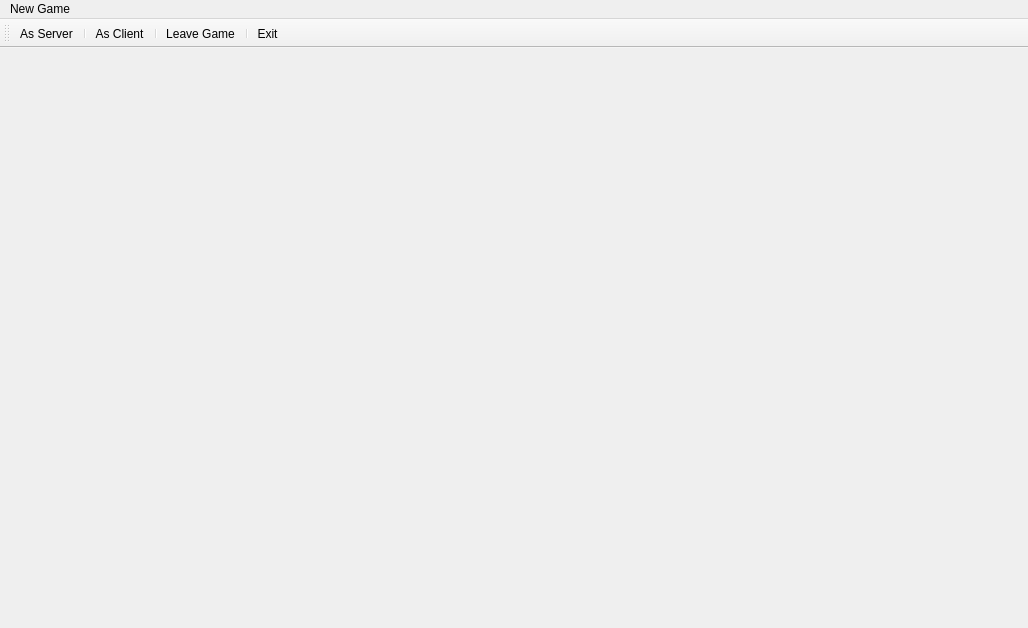
<?xml version="1.0" encoding="UTF-8"?>
<ui version="4.0">
 <class>MainWindow</class>
 <widget class="QMainWindow" name="MainWindow">
  <property name="geometry">
   <rect>
    <x>0</x>
    <y>0</y>
    <width>1028</width>
    <height>628</height>
   </rect>
  </property>
  <property name="windowTitle">
   <string>MainWindow</string>
  </property>
  <widget class="QWidget" name="centralWidget"/>
  <widget class="QMenuBar" name="menuBar">
   <property name="geometry">
    <rect>
     <x>0</x>
     <y>0</y>
     <width>1028</width>
     <height>26</height>
    </rect>
   </property>
   <widget class="QMenu" name="menuNew_Game">
    <property name="title">
     <string>New Game</string>
    </property>
    <addaction name="actionAs_Server"/>
    <addaction name="actionAs_Client"/>
    <addaction name="actionLeave_Game"/>
    <addaction name="actionExit"/>
   </widget>
   <addaction name="menuNew_Game"/>
  </widget>
  <widget class="QToolBar" name="mainToolBar">
   <attribute name="toolBarArea">
    <enum>TopToolBarArea</enum>
   </attribute>
   <attribute name="toolBarBreak">
    <bool>false</bool>
   </attribute>
   <addaction name="actionAs_Server"/>
   <addaction name="separator"/>
   <addaction name="actionAs_Client"/>
   <addaction name="separator"/>
   <addaction name="actionLeave_Game"/>
   <addaction name="separator"/>
   <addaction name="actionExit"/>
  </widget>
  <action name="actionAs_Server">
   <property name="text">
    <string>As Server</string>
   </property>
  </action>
  <action name="actionAs_Client">
   <property name="text">
    <string>As Client</string>
   </property>
  </action>
  <action name="actionLeave_Game">
   <property name="text">
    <string>Leave Game</string>
   </property>
  </action>
  <action name="actionExit">
   <property name="text">
    <string>Exit</string>
   </property>
  </action>
 </widget>
 <layoutdefault spacing="6" margin="11"/>
 <resources/>
 <connections/>
</ui>
